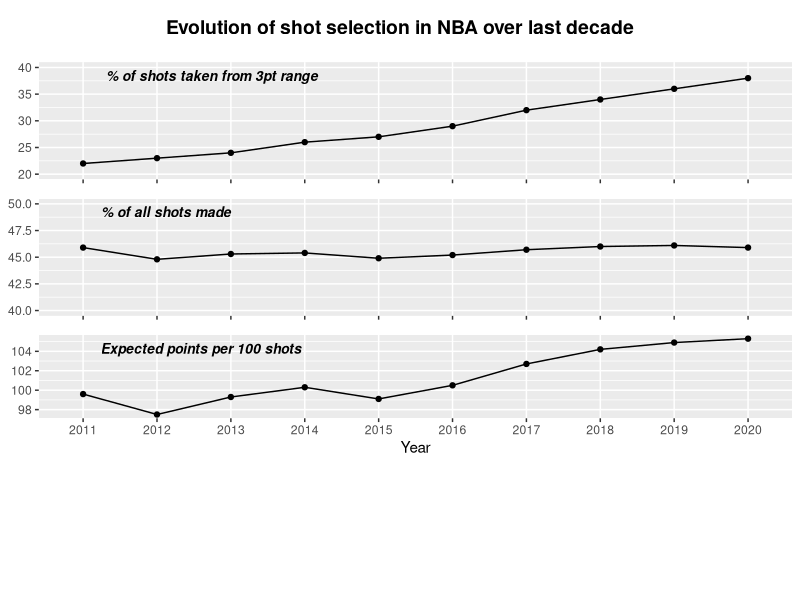

Here is the R script that generated this plot:
library(ggplot2) 
library(dplyr)
library(lubridate)
library(cowplot) 

# Create the data (I'm manually entering this data from Basketball Reference)
eval = c(105.3, 104.9, 104.2, 102.7, 100.5, 99.1, 100.3, 99.3, 97.5, 99.6)
pct_3 = c(38, 36, 34, 32, 29, 27, 26, 24, 23, 22)
fg_pct = c(45.9, 46.1, 46.0, 45.7, 45.2, 44.9, 45.4, 45.3, 44.8, 45.9)
yr = c("2020", "2019", "2018", "2017", "2016", "2015", "2014", "2013", "2012", "2011")
df = data.frame(eval, pct_3, fg_pct, yr)

# Create the three plots. Manual ylimits, no xlabels except plot3, and I prefer the line and points
plot1 = ggplot(data=df, aes(x=yr, y=pct_3)) + geom_line(aes(group=1)) + geom_point() +
  ylim(20, 40) +
  theme(axis.title.x = element_blank(), axis.title.y = element_blank(),
        axis.text.x = element_blank())

plot2 = ggplot(data=df, aes(x=yr, y=fg_pct)) + geom_line(aes(group=1)) + geom_point() +
  ylim(40, 50) + 
  theme(axis.title.x = element_blank(), axis.title.y = element_blank(),
        axis.text.x = element_blank())

plot3 = ggplot(data=df, aes(x=yr, y=eval)) + geom_line(aes(group=1)) + geom_point() + 
  theme(axis.title.y = element_blank()) + xlab("Year")


# Draw the three plots aligned vertically, with equal relative heights. 
# Added 4th blank row because I want them to easily fit onto the page.
# Made some tweaks iteratively until I liked the positioning of the titles.
p = cowplot::plot_grid(plot1, plot2, plot3, 
                   labels=c("% of shots taken from 3pt range", "      % of all shots made", "Expected points per 100 shots"), 
                   label_size = 10, vjust=2.4, label_fontface = 4,
                   align = "v", ncol = 1, rel_heights = c(0.5, 0.5, 0.5), nrow=4)

title = ggdraw() + draw_label("Evolution of shot selection in NBA over last decade", fontface='bold')
plot_grid(title, p, ncol=1, rel_heights=c(0.1, 1)) 
